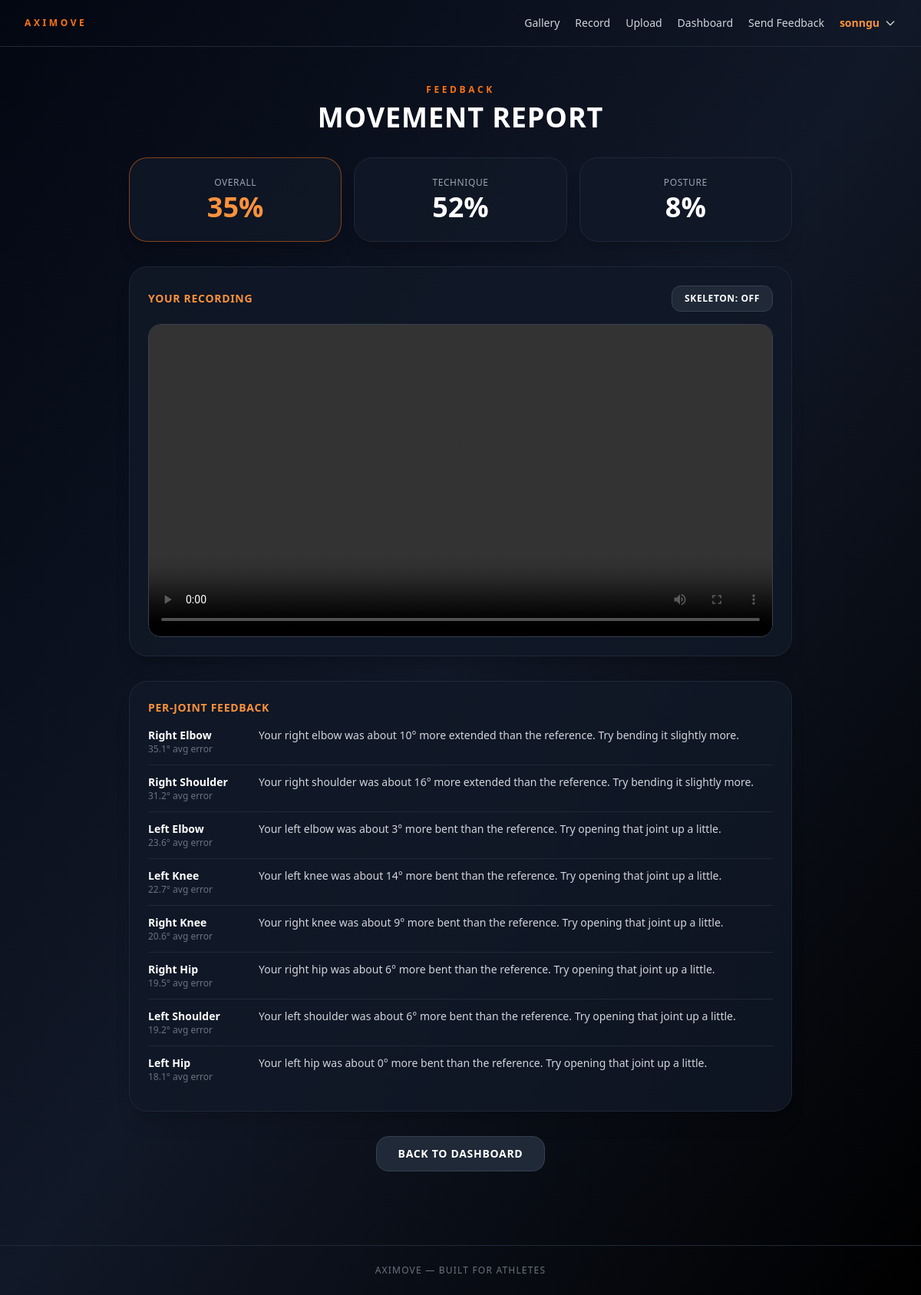
/result/4 (signed in), run on the app's committed database.
### tables this page shows
CREATE TABLE scores (
    id             INTEGER PRIMARY KEY AUTOINCREMENT,
    session_id     INTEGER NOT NULL,
    overall_score  REAL,
    angle_score    REAL,
    landmark_score REAL,
    dtw_distance   REAL,
    FOREIGN KEY (session_id) REFERENCES sessions(id)
);

CREATE TABLE feedback (
    id          INTEGER PRIMARY KEY AUTOINCREMENT,
    session_id  INTEGER NOT NULL,
    joint_name  TEXT,
    error_deg   REAL,
    signed_deg  REAL,
    tip         TEXT,
    FOREIGN KEY (session_id) REFERENCES sessions(id)
);

### app/routes.py (the view)
@bp.route("/result/<int:session_id>")
@login_required
def result(session_id):
    conn = db.get_db()
    s = conn.execute(
        "SELECT * FROM sessions WHERE id = ? AND user_id = ?",
        (session_id, session["user_id"]),
    ).fetchone()
    if s is None:
        abort(404)
    ctx = _result_context(conn, s)
    gallery_item = None
    if s["reference_id"]:
        gallery_item = conn.execute(
            "SELECT id FROM gallery_items WHERE reference_id = ?", (s["reference_id"],)
        ).fetchone()
    on_leaderboard = False
    if gallery_item:
        on_leaderboard = conn.execute(
            "SELECT 1 FROM leaderboard_entries WHERE session_id = ?", (session_id,)
        ).fetchone() is not None
    return render_template(
        "result.html",
        gallery_item_id=(gallery_item["id"] if gallery_item else None),
        can_publish=(gallery_item is not None and s["status"] == "done"
                     and ctx["score"] is not None),
        on_leaderboard=on_leaderboard,
        **ctx,
    )

### app/db.py (called while the page is built)
def get_db():
    if "db" not in g:
        g.db = sqlite3.connect(current_app.config["DB_PATH"])
        g.db.row_factory = sqlite3.Row
        g.db.execute("PRAGMA foreign_keys = ON")
    return g.db

### app/routes.py (called while the page is built)
def login_required(view):
    @wraps(view)
    def wrapper(*args, **kwargs):
        if not session.get("user_id"):
            return redirect(url_for("main.login"))
        return view(*args, **kwargs)
    return wrapper

@bp.app_context_processor
def inject_user():
    return {"username": session.get("username")}

def _result_context(conn, s):
    session_id = s["id"]
    score = conn.execute(
        "SELECT * FROM scores WHERE session_id = ?", (session_id,)
    ).fetchone()
    feedback_rows = conn.execute(
        "SELECT * FROM feedback WHERE session_id = ? ORDER BY error_deg DESC",
        (session_id,),
    ).fetchall()
    raw_name = os.path.basename(s["raw_path"]) if s["raw_path"] else None
    skel_name = os.path.basename(s["skeleton_path"]) if s["skeleton_path"] else None
    ai = None
    if "ai_feedback" in s.keys() and s["ai_feedback"]:
        try:
            ai = json.loads(s["ai_feedback"])
        except (ValueError, TypeError):
            ai = None
    return {
        "session": s, "score": score, "feedback": feedback_rows,
        "raw_name": raw_name, "skeleton_name": skel_name, "ai": ai,
    }

### templates/result.html (shortened to what this page needs)
{% extends "base.html" %}
{% block content %}
<section class="max-w-4xl mx-auto px-4 py-12 space-y-8">
  <div class="text-center">
    <p class="text-xs font-black uppercase tracking-[0.3em] text-orange-500 mb-2">
      {% if leaderboard_view %}Leaderboard{% else %}Feedback{% endif %}
    </p>
    <h1 class="text-4xl font-extrabold uppercase tracking-wide">Movement Report</h1>
  </div>
  {% if score %}
  <div class="grid grid-cols-3 gap-3 sm:gap-4">
    <div class="bg-gray-900/80 border border-orange-500/50 rounded-2xl sm:rounded-3xl p-4 sm:p-6 text-center shadow-xl">
      <p class="text-[10px] sm:text-xs uppercase tracking-wider text-gray-400 mb-1">Overall</p>
      <p class="text-2xl sm:text-4xl font-extrabold text-orange-400">{{ '%.0f'|format(score.overall_score) }}%</p>
    </div>
    <div class="bg-gray-900/80 border border-gray-800 rounded-2xl sm:rounded-3xl p-4 sm:p-6 text-center shadow-xl">
      <p class="text-[10px] sm:text-xs uppercase tracking-wider text-gray-400 mb-1">Technique</p>
      <p class="text-2xl sm:text-4xl font-extrabold text-white">{{ '%.0f'|format(score.angle_score) }}%</p>
    </div>
    <div class="bg-gray-900/80 border border-gray-800 rounded-2xl sm:rounded-3xl p-4 sm:p-6 text-center shadow-xl">
      <p class="text-[10px] sm:text-xs uppercase tracking-wider text-gray-400 mb-1">Posture</p>
      <p class="text-2xl sm:text-4xl font-extrabold text-white">{{ '%.0f'|format(score.landmark_score) }}%</p>
    </div>
  </div>
  {% endif %}
  <div class="bg-gray-900/80 border border-gray-800 rounded-3xl p-6 shadow-xl">
    <div class="flex items-center justify-between mb-4">
      <h3 class="text-sm font-bold uppercase tracking-wider text-orange-400">Your Recording</h3>
      {% if skeleton_name %}
        <button id="btnToggleSkeleton"
          class="bg-gray-800 border border-gray-700 hover:border-orange-500 hover:text-orange-400 transition px-4 py-2 rounded-xl text-xs font-bold uppercase tracking-wider">
          Skeleton: Off
        </button>
      {% endif %}
    </div>
    <video id="resultVideo" controls preload="metadata"
           class="w-full rounded-2xl border border-gray-700 bg-black"
           data-raw="{{ url_for('main.serve_raw', filename=raw_name) if raw_name else '' }}"
           data-skeleton="{{ url_for('main.serve_skeleton', filename=skeleton_name) if skeleton_name else '' }}"
           src="{{ url_for('main.serve_raw', filename=raw_name) if raw_name else '' }}"></video>
  </div>
  {% if ai %}
  <div class="space-y-4">
    <div class="text-center">
      <p class="text-xs font-black uppercase tracking-[0.3em] text-orange-500 mb-2">AI Coach</p>
      <h2 class="text-2xl sm:text-3xl font-extrabold uppercase tracking-wide text-white">{{ ai.exercise }}</h2>
    </div>
    {% set blocks = [
      ('Major Errors', ai.major_errors, 'No major errors — nice work.'),
      ('Tips to Improve', ai.tips, 'No tips right now.'),
      ('Supporting Exercises', ai.supporting_exercises, 'No supporting exercises suggested.')
    ] %}
    {% for title, items, empty in blocks %}
      <details {% if loop.first %}open{% endif %}
        class="bg-gray-900/80 border border-gray-800 rounded-2xl shadow-xl overflow-hidden">
        <summary class="cursor-pointer flex items-center justify-between p-5 text-sm font-bold uppercase tracking-wider text-orange-400">
          <span>{{ title }}</span>
          <span class="chev text-gray-500">&#9662;</span>
        </summary>
        <div class="px-5 pb-5">
          {% if items %}
            <ul class="list-disc list-inside space-y-2 text-gray-300 text-sm">
              {% for item in items %}<li>{{ item }}</li>{% endfor %}
            </ul>
          {% else %}
            <p class="text-gray-400 text-sm">{{ empty }}</p>
          {% endif %}
        </div>
      </details>
    {% endfor %}
    {% if ai.quote %}
      <p class="text-center italic text-orange-300/90 pt-2">“{{ ai.quote }}”</p>
    {% endif %}
  </div>
  {% elif feedback %}
  <div class="bg-gray-900/80 border border-gray-800 rounded-3xl p-6 shadow-xl">
    <h3 class="text-sm font-bold uppercase tracking-wider text-orange-400 mb-4">Per-Joint Feedback</h3>
    <div class="space-y-3">
      {% for f in feedback %}
        <div class="flex flex-col sm:flex-row sm:items-start gap-1 sm:gap-4 border-b border-gray-800 pb-3 last:border-0">
          <div class="sm:w-32 sm:shrink-0">
            <p class="font-bold text-white text-sm">{{ f.joint_name }}</p>
            <p class="text-xs text-gray-500">{{ '%.1f'|format(f.error_deg) }}° avg error</p>
          </div>
          <p class="text-sm text-gray-300">{{ f.tip }}</p>
        </div>
      {% endfor %}
    </div>
  </div>
  {% endif %}
  <div class="text-center">
    <a href="{{ back_url or url_for('main.dashboard') }}"
       class="inline-block bg-gray-800 border border-gray-700 hover:border-orange-500 hover:text-orange-400 transition px-7 py-3 rounded-2xl font-bold uppercase tracking-wider text-sm">
      {% if leaderboard_view %}Back to Gallery{% else %}Back to Dashboard{% endif %}
    </a>
  </div>
</section>
{% endblock %}

### static/css/style.css (style rules this page uses)
html { scroll-behavior: smooth; }

### data on the page
scores: overall_score "35", angle_score "52", landmark_score "8"
feedback: joint_name "Right Elbow", error_deg "35.1", tip "Your right elbow was about 10° more extended than the reference. Try bending it slightly more."
feedback: joint_name "Right Shoulder", error_deg "31.2", tip "Your right shoulder was about 16° more extended than the reference. Try bending it slightly more."
feedback: joint_name "Left Elbow", error_deg "23.6", tip "Your left elbow was about 3° more bent than the reference. Try opening that joint up a little."
feedback: joint_name "Left Knee", error_deg "22.7", tip "Your left knee was about 14° more bent than the reference. Try opening that joint up a little."
feedback: joint_name "Right Knee", error_deg "20.6", tip "Your right knee was about 9° more bent than the reference. Try opening that joint up a little."
feedback: joint_name "Right Hip", error_deg "19.5", tip "Your right hip was about 6° more bent than the reference. Try opening that joint up a little."
feedback: joint_name "Left Shoulder", error_deg "19.2", tip "Your left shoulder was about 6° more bent than the reference. Try opening that joint up a little."
feedback: joint_name "Left Hip", error_deg "18.1", tip "Your left hip was about 0° more bent than the reference. Try opening that joint up a little."

### other printed values
{{ username }} "sonngu"
